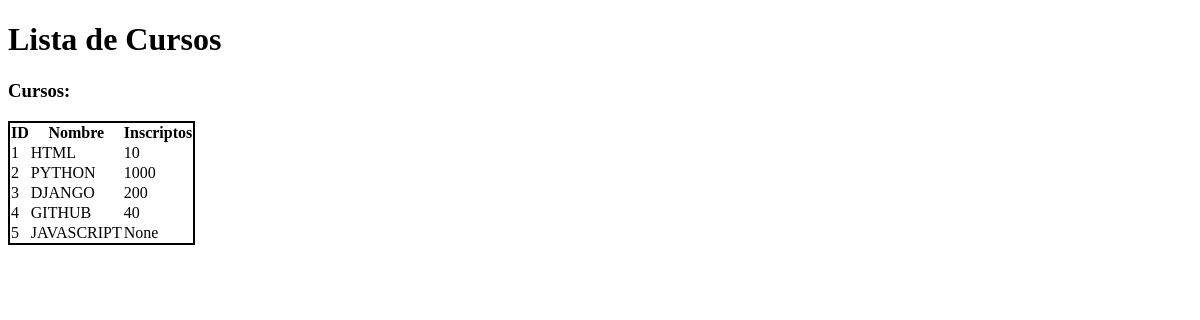
Before: /miapp/allcursos with the older database file.
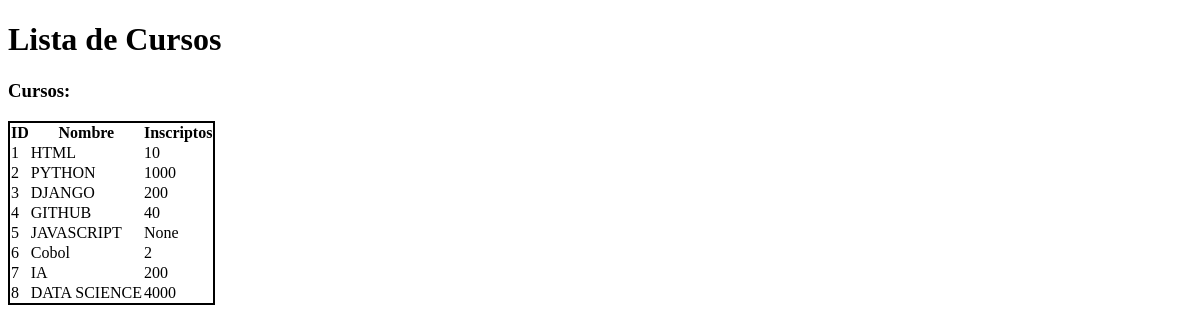
After: the same page with the newer database file.
### miapp/views.py (the view)
# urls.py: path("allcursos",       views.allCursos,        name="allcursos"),
def allCursos(request):
    conn = sqlite3.connect('curso.db')
    cursor = conn.cursor()
    cursor.execute('SELECT id, nombre, inscriptos from cursos;')
    cursos = cursor.fetchall()
    ctx = {"cursos": cursos}
    conn.close()
    return render(request, "miapp/allcursos.html", ctx)

### miapp/templates/miapp/allcursos.html (shortened to what this page needs)
<!DOCTYPE html>
<html lang="en">
<head>
</head>
<body>
    <h1>Lista de Cursos</h1>
    <h3>Cursos:</h3>
    <table style="border:2px solid black; border-collapse: collapse;">
        <thead>
            <tr>
                <th>ID</th>
                <th>Nombre</th>
                <th>Inscriptos</th>
            </tr>
        </thead>
        <tbody>
        {% for id, nombre, inscriptos in cursos %}
                <tr>
                    <td>{{ id }}</td>
                    <td>{{ nombre }}</td>
                    <td>{{ inscriptos }}</td>
                </tr>
        {% endfor %}
        </tbody>
    </table>
</body>
</html>

Changed rows visible on the page:
added cursos: id "6", nombre "Cobol", inscriptos "2"
added cursos: id "7", nombre "IA", inscriptos "200"
added cursos: id "8", nombre "DATA SCIENCE", inscriptos "4000"
